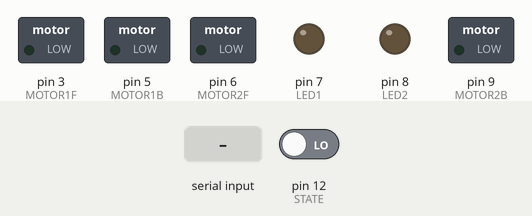
Recording of a sketch running on a simulated Arduino Uno, built with avr-gcc and run on an emulated ATmega328P. On the bench: switched loads named in the sketch (green lamp = pin HIGH), output pins drawn as LEDs (lit = HIGH). The inputs (shaded band) are chosen by the test bench; at power-on: pin 12 (STATE) LOW. What the sketch prints to the serial monitor is not drawn.

Above: at 1.2 s.
1.3 s: "F" received over the second serial link
At 1.6 s:
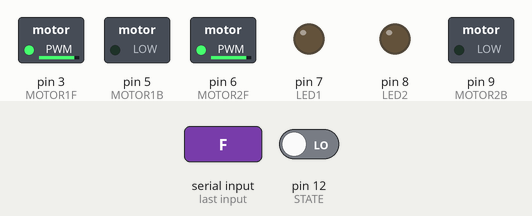
2.8 s: "B" received over the second serial link
At 3.9 s:
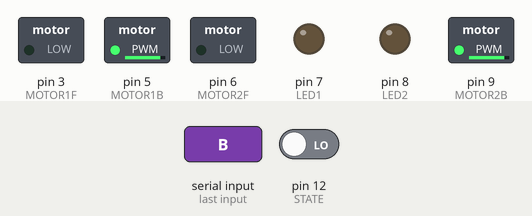
4.3 s: "L" received over the second serial link
At 5.0 s:
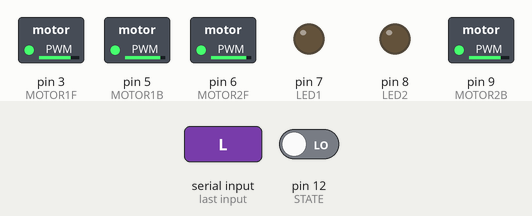
5.8 s: "C" received over the second serial link
At 6.3 s:
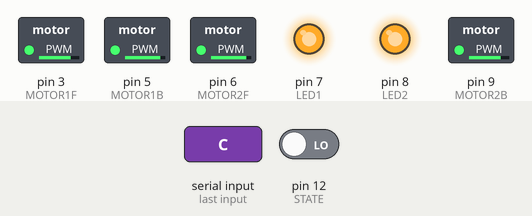
7.5 s: "S" received over the second serial link
At 8.7 s:
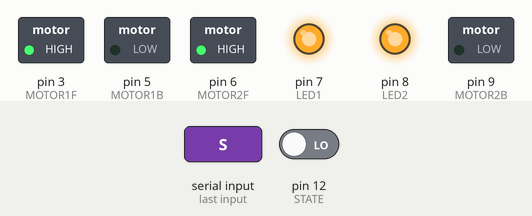
9.0 s: "B" received over the second serial link
At 9.8 s:
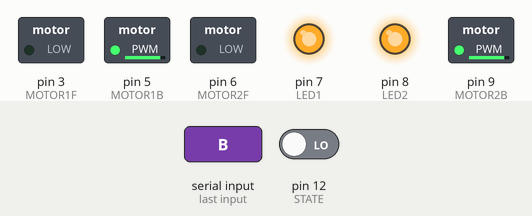
Timing chart, 0 to 11.5 s (numbered marks = the images above; inputs shaded):
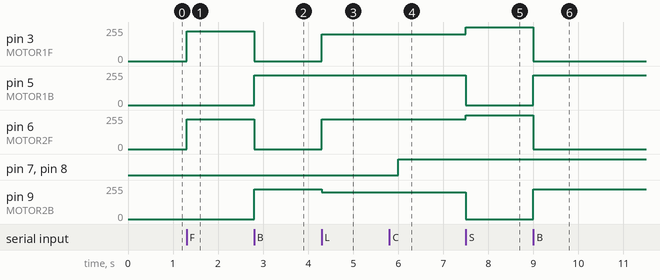

Measured:
- after the input at 1.3 s, pin 3 (MOTOR1F), pin 6 (MOTOR2F): 0/255 → 225/255 at once
- after the input at 2.8 s, pin 3 (MOTOR1F), pin 6 (MOTOR2F): 225/255 → 0/255 at once; pin 5 (MOTOR1B), pin 9 (MOTOR2B): 0/255 → 225/255 at once
- after the input at 4.3 s, pin 3 (MOTOR1F): 0/255 → 200/255 at once; pin 6 (MOTOR2F): 0/255 → 225/255 at once; pin 9 (MOTOR2B): 225/255 → 200/255 at once
- after the input at 5.8 s, pin 7 (LED1), pin 8 (LED2): LOW → HIGH after 0.20 s
- after the input at 7.5 s, pin 3 (MOTOR1F): 200/255 → 255/255 at once; pin 5 (MOTOR1B): 225/255 → 0/255 at once; pin 6 (MOTOR2F): 225/255 → 255/255 at once; pin 9 (MOTOR2B): 200/255 → 0/255 at once
- after the input at 9.0 s, pin 3 (MOTOR1F), pin 6 (MOTOR2F): 255/255 → 0/255 at once; pin 5 (MOTOR1B), pin 9 (MOTOR2B): 0/255 → 225/255 at once

The sketch:

blitao.ino
```cpp
#include <SoftwareSerial.h>

#define RX 10
#define TX 11

#define MOTOR1F 3
#define MOTOR1B 5
#define MOTOR2F 6
#define MOTOR2B 9

#define LED1 7
#define LED2 8

#define STATE 12
int BLEState = 0;
SoftwareSerial BLE(RX, TX);

char command;

const int defaultSpeed = 225;
const int lowSpeed = 200;
const int highSpeed = 255;
const int stopped = 0;

void setup() {
  pinMode(MOTOR1F, OUTPUT);
  pinMode(MOTOR2F, OUTPUT);
  pinMode(MOTOR1B, OUTPUT);
  pinMode(MOTOR2B, OUTPUT);

  pinMode(LED1, OUTPUT);
  pinMode(LED2, OUTPUT);

  pinMode(STATE, INPUT);

  BLE.begin(19200);
  Serial.begin(250000);
}

void loop() {
  Serial.println(STATE);
  if(BLE.available()>0){
    Serial.println("conectado");
    BLEState = digitalRead(STATE);
    command = BLE.read();
    Serial.println(command);
    switch(command){
      case 'F':
        forward();
        break;
      case 'B':
        backward();
        break;
      case 'L':
        left();
        break;
      case 'R':
        right();
        break;
      case 'C':
        blinkLed();
        break;
      case 'T':
        singleBlink();
        break;
      case 'S':
        powerForward();
        break;
      default:
        digitalWrite(MOTOR1F, LOW);
        digitalWrite(MOTOR1B, LOW);
        digitalWrite(MOTOR2F, LOW);
        digitalWrite(MOTOR2B, LOW);
        indicatesConnection(BLEState);
        break;
      }
  }

}

void forward(){
  analogWrite(MOTOR1F, defaultSpeed);
  analogWrite(MOTOR1B, stopped);
  analogWrite(MOTOR2F, defaultSpeed);
  analogWrite(MOTOR2B, stopped);
}

void backward(){
  analogWrite(MOTOR1F, stopped);
  analogWrite(MOTOR1B, defaultSpeed);
  analogWrite(MOTOR2F, stopped);
  analogWrite(MOTOR2B, defaultSpeed);
}

void right(){
  analogWrite(MOTOR1F, defaultSpeed);
  analogWrite(MOTOR1B, lowSpeed);
  analogWrite(MOTOR2F, lowSpeed);
  analogWrite(MOTOR2B, defaultSpeed);
}

void left(){
  analogWrite(MOTOR1F, lowSpeed);
  analogWrite(MOTOR1B, defaultSpeed);
  analogWrite(MOTOR2F, defaultSpeed);
  analogWrite(MOTOR2B, lowSpeed);
}

void powerForward(){
  analogWrite(MOTOR1F, highSpeed);
  analogWrite(MOTOR1B, stopped);
  analogWrite(MOTOR2F, highSpeed);
  analogWrite(MOTOR2B, stopped);
}

void blinkLed(){
  digitalWrite(LED1, LOW);
  digitalWrite(LED2, LOW);
  delay(200);
  digitalWrite(LED1, HIGH);
  digitalWrite(LED2, HIGH);
}
void singleBlink(){
  digitalWrite(LED2, HIGH);
  delay(200);
  digitalWrite(LED2, HIGH);
}

void indicatesConnection(int BLEState){
  if(BLEState==0){
    digitalWrite(LED1, LOW);
    digitalWrite(LED2, LOW);
  }
  else{
    digitalWrite(LED1, HIGH);
    digitalWrite(LED2, HIGH);
  }
}
```
